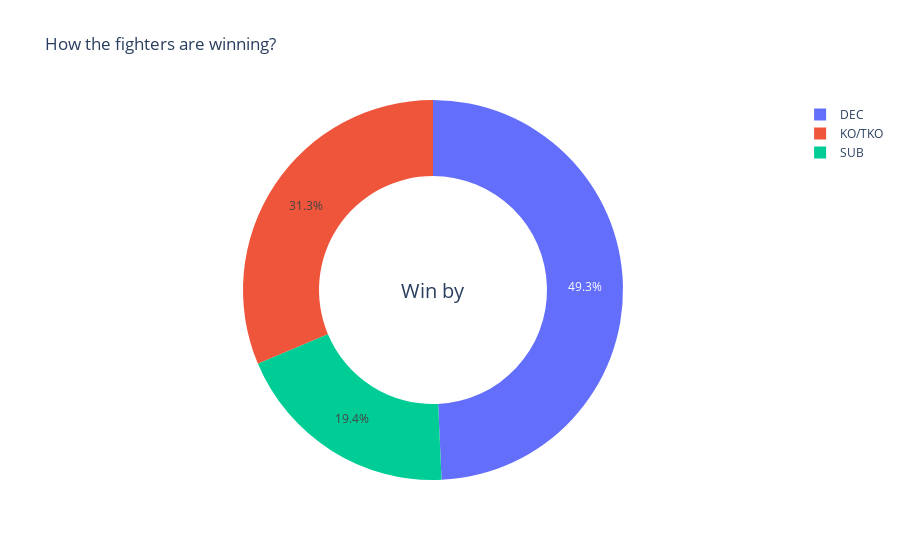

The cell this chart's notebook holds for it:
### Code cell
temp=df['winby'].value_counts()
fig={
    'data':[
        {
            'values':temp.values,
            'labels':temp.index,
            'domain': {'x':[0,1]},
            'hole':.6,
            'type':'pie'
        },
    ],
    'layout':{
        'title':'How the fighters are winning?',
        'annotations':[
            {
                'font':{
                    'size':20
                },
                'showarrow':False,
                'text':'Win by',
                'x':0.50,
                'y':0.5
            }
        ]
    }
}
iplot(fig,filename='donut')

### Figure 1 — Plotly figure (JSON) as saved in the notebook; plotly's stock layout.template omitted (floating-point values rounded to 4 significant figures)
{"data": [{"domain": {"x": [0, 1]}, "hole": 0.6, "labels": ["DEC", "KO/TKO", "SUB"], "type": "pie", "values": [720, 458, 283]}], "layout": {"annotations": [{"font": {"size": 20}, "showarrow": false, "text": "Win by", "x": 0.5, "y": 0.5}], "title": {"text": "How the fighters are winning?"}}}
